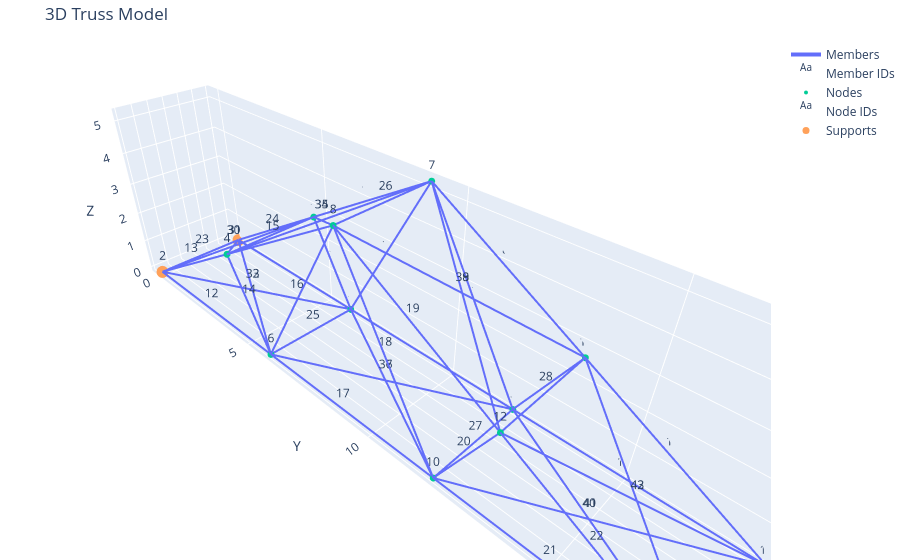
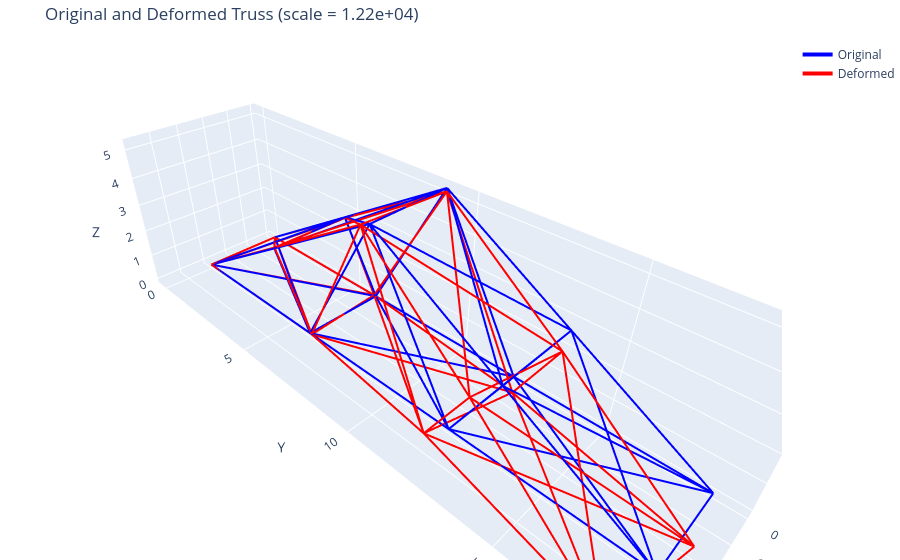

Notebook code for these charts, in order:
### Markdown cell above
### Validation Fabrication Error Loads

### Code cell
filepath = 'inputs/validation_truss_fab_error.json'

result = solver.truss_solver(filepath)
pp = postprocess.truss_output(filepath, result, show_member_ids=True, table_output="xlsx")

### Figure 1 — Plotly figure (JSON) as saved in the notebook; plotly's stock layout.template omitted (floating-point values rounded to 4 significant figures; data arrays with more than 128 entries replaced by an {"elided": "..."} marker saying what was removed)
{"data": [{"line": {"width": 4}, "mode": "lines", "name": "Members", "type": "scatter3d", "x": {"elided": "129 int values"}, "y": {"elided": "129 float values"}, "z": {"elided": "129 float values"}}, {"mode": "text", "name": "Member IDs", "text": ["1", "2", "3", "4", "5", "6", "7", "8", "9", "10", "11", "12", "13", "14", "15", "16", "17", "18", "19", "20", "21", "22", "23", "24", "25", "26", "27", "28", "29", "30", "31", "32", "33", "34", "35", "36", "37", "38", "39", "40", "41", "42", "43"], "type": "scatter3d", "x": [0, 0, 0, 0, 0, 0, 0, 0, 0, 0, 0, 3, 3, 3, 3, 3, 3, 3, 3, 3, 3, 3, 1.5, 1.5, 1.5, 1.5, 1.5, 1.5, 1.5, 1.5, 1.5, 1.5, 1.5, 1.5, 1.5, 1.5, 1.5, 1.5, 1.5, 1.5, 1.5, 1.5, 1.5], "y": [3, 2.25, 5.25, 6.75, 7.5, 9, 10.5, 11.25, 12.75, 15, 15.75, 3, 2.25, 5.25, 6.75, 7.5, 9, 10.5, 11.25, 12.75, 15, 15.75, 0, 4.5, 6, 9, 12, 13.5, 18, 2.25, 2.25, 3, 3, 6.75, 6.75, 9, 9, 11.25, 11.25, 15, 15, 15.75, 15.75], "z": [0, 1.299, 1.299, 3.897, 2.598, 0, 2.598, 3.897, 1.299, 0, 1.299, 0, 1.299, 1.299, 3.897, 2.598, 0, 2.598, 3.897, 1.299, 0, 1.299, 0, 2.598, 0, 5.196, 0, 2.598, 0, 1.299, 1.299, 0, 0, 3.897, 3.897, 0, 0, 3.897, 3.897, 0, 0, 1.299, 1.299]}, {"marker": {"size": 4}, "mode": "markers", "name": "Nodes", "type": "scatter3d", "x": [0, 3, 0, 3, 0, 3, 0, 3, 0, 3, 0, 3, 0, 3], "y": [0, 0, 4.5, 4.5, 6, 6, 9, 9, 12, 12, 13.5, 13.5, 18, 18], "z": [0, 0, 2.598, 2.598, 0, 0, 5.196, 5.196, 0, 0, 2.598, 2.598, 0, 0]}, {"mode": "text", "name": "Node IDs", "text": ["1", "2", "3", "4", "5", "6", "7", "8", "9", "10", "11", "12", "13", "14"], "textposition": "top center", "type": "scatter3d", "x": [0, 3, 0, 3, 0, 3, 0, 3, 0, 3, 0, 3, 0, 3], "y": [0, 0, 4.5, 4.5, 6, 6, 9, 9, 12, 12, 13.5, 13.5, 18, 18], "z": [0, 0, 2.598, 2.598, 0, 0, 5.196, 5.196, 0, 0, 2.598, 2.598, 0, 0]}, {"marker": {"size": 7}, "mode": "markers", "name": "Supports", "type": "scatter3d", "x": [0, 3, 0, 3], "y": [0, 0, 18, 18], "z": [0, 0, 0, 0]}], "layout": {"margin": {"b": 0, "l": 0, "r": 0, "t": 40}, "scene": {"aspectmode": "data", "xaxis": {"title": {"text": "X"}}, "yaxis": {"title": {"text": "Y"}}, "zaxis": {"title": {"text": "Z"}}}, "showlegend": true, "title": {"text": "3D Truss Model"}}}

### Figure 2 — Plotly figure (JSON) as saved in the notebook; plotly's stock layout.template omitted (floating-point values rounded to 4 significant figures; data arrays with more than 128 entries replaced by an {"elided": "..."} marker saying what was removed)
{"data": [{"line": {"color": "blue", "width": 4}, "mode": "lines", "name": "Original", "type": "scatter3d", "x": {"elided": "129 int values"}, "y": {"elided": "129 float values"}, "z": {"elided": "129 float values"}}, {"line": {"color": "red", "width": 4}, "mode": "lines", "name": "Deformed", "type": "scatter3d", "x": {"elided": "129 float values"}, "y": {"elided": "129 float values"}, "z": {"elided": "129 float values"}}], "layout": {"margin": {"b": 0, "l": 0, "r": 0, "t": 40}, "scene": {"aspectmode": "data", "xaxis": {"title": {"text": "X"}}, "yaxis": {"title": {"text": "Y"}}, "zaxis": {"title": {"text": "Z"}}}, "title": {"text": "Original and Deformed Truss (scale = 1.22e+04)"}}}
